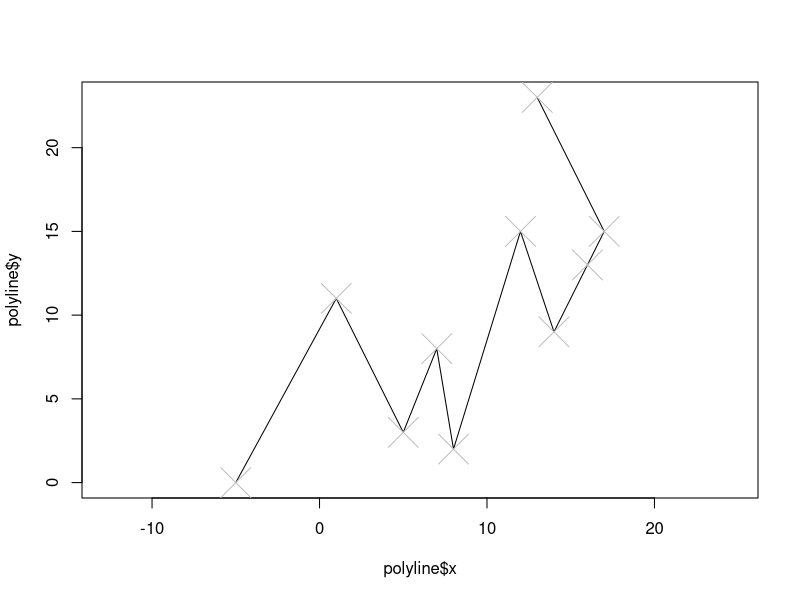

Here is the R script that generated this plot: (Note: this script raises an error after producing the figure.)
polyline = data.frame(
  x = c(-5,1,5,7,8,12,14,16,17,13), # x
  y = c(0,11,3,8,2,15,9,13,15,23)   # y
)

plot(polyline$x, polyline$y, type="l", asp=1, lwd=1)
points(polyline$x, polyline$y, pch=4, cex=4, col="gray")

polyline2 = resample_polyline(polyline, interval_length = 5, add_final_point = FALSE, add_original_points = TRUE)
lines(polyline2$x,  polyline2$y, col="red", lty=4, lwd=3)
points(polyline2$x, polyline2$y, pch=19)

legend("topleft",
       c("original points", "added points", "resulting line"),
       pch = c(4, 19, NA),
       lty = c(NA, NA, 2),
       pt.cex = c(4,1,1),
       col = c("gray", "black", "red")
)
